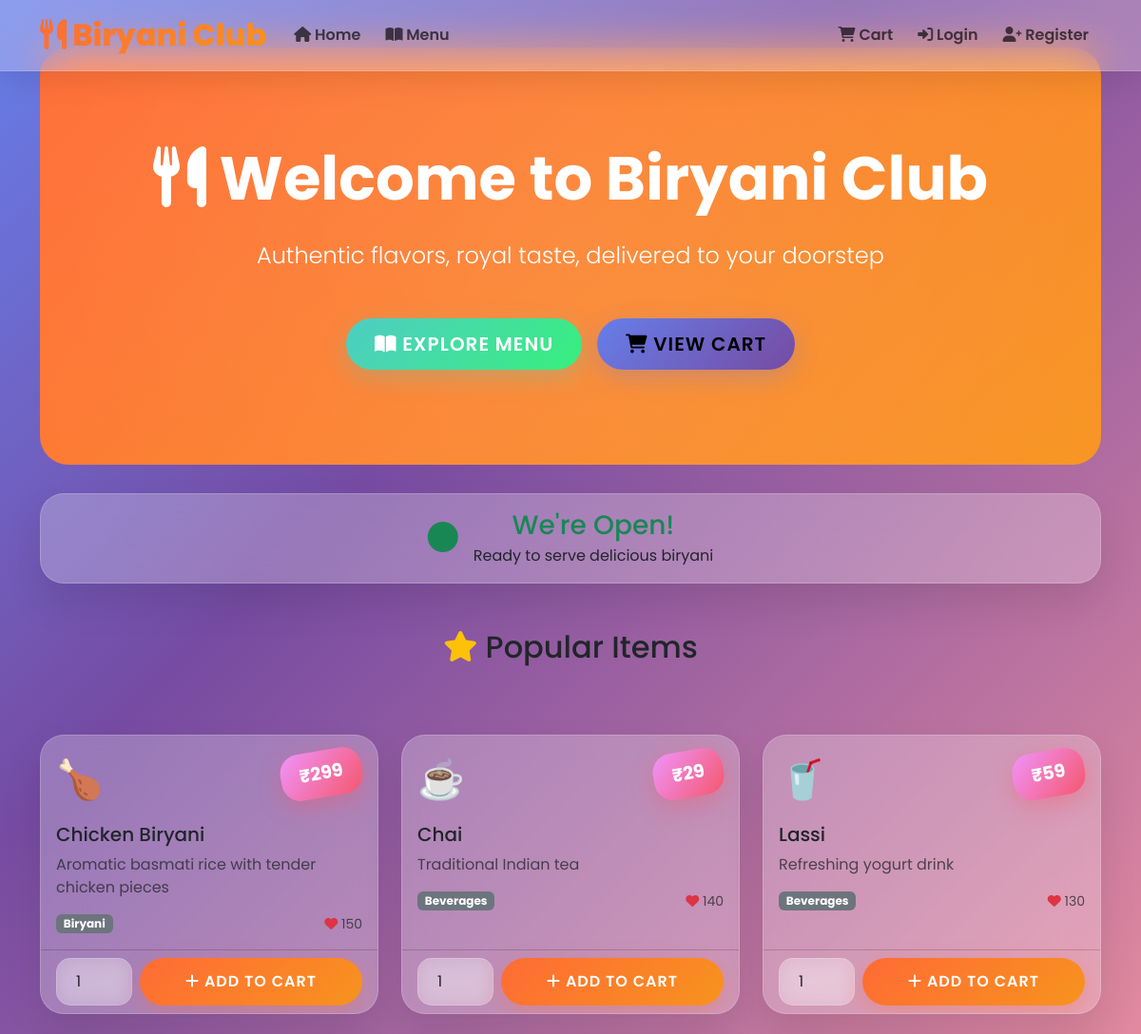
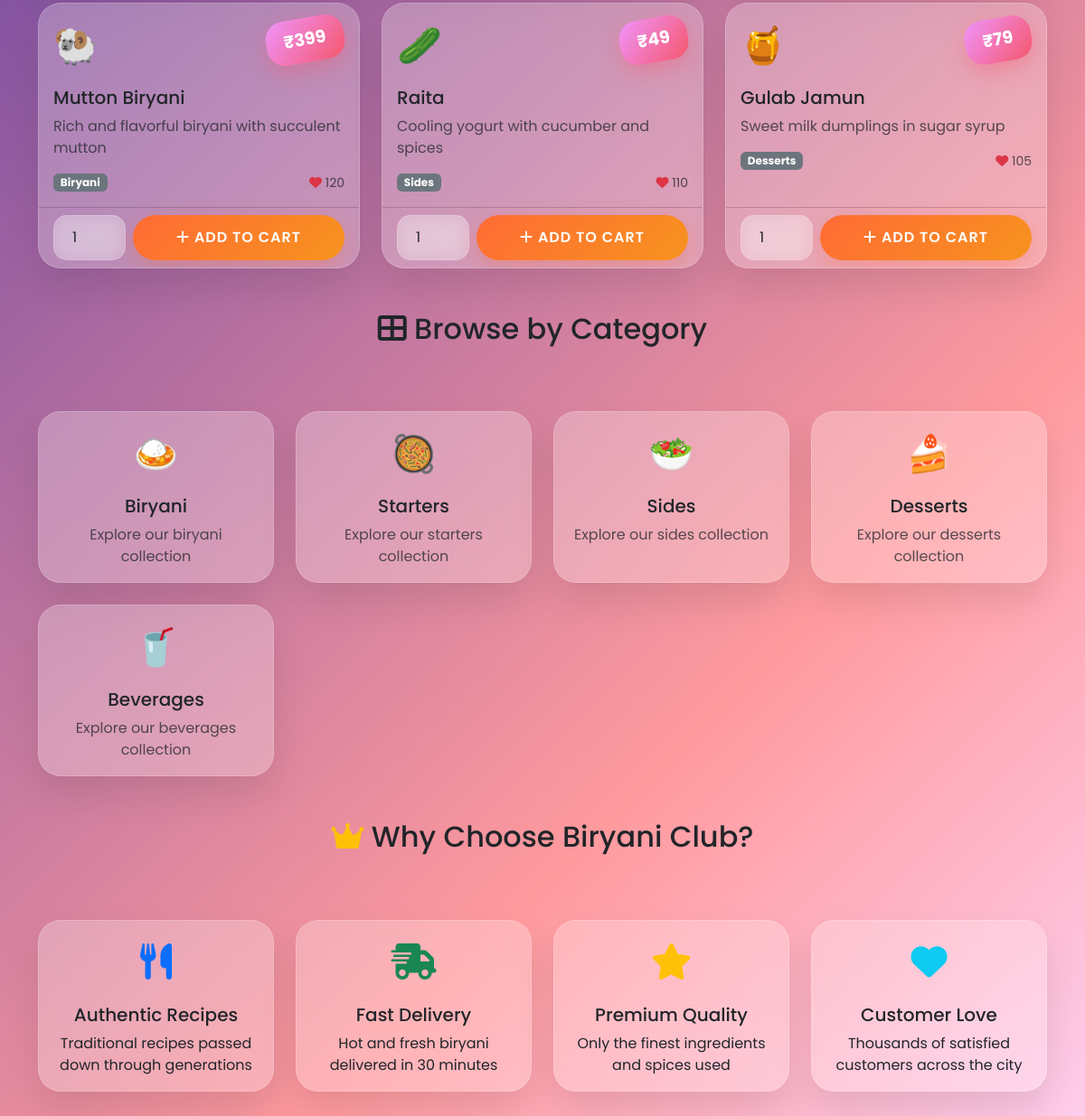
The page / on the database its author committed (2 pictures, top to bottom).
### models.py (models this page shows, shortened)
class MenuItem(db.Model):
    id = db.Column(db.Integer, primary_key=True)
    name = db.Column(db.String(100), unique=True, nullable=False)
    category = db.Column(db.String(50), nullable=False)
    price = db.Column(db.Float, nullable=False)
    description = db.Column(db.Text)
    emoji = db.Column(db.String(10))
    in_stock = db.Column(db.Boolean, default=True)
    created_at = db.Column(db.DateTime, default=datetime.utcnow)
    popularity = db.Column(db.Integer, default=0)

### routes.py (the view)
@app.route('/')
def home():
    menu_items = MenuItem.query.filter_by(in_stock=True).order_by(MenuItem.popularity.desc()).limit(6).all()
    categories = db.session.query(MenuItem.category).distinct().all()
    categories = [cat[0] for cat in categories]
    return render_template('home.html',
                         title='Biryani Club - Authentic Flavors',
                         menu_items=menu_items,
                         categories=categories,
                         store_open=store_status['open'])

### routes.py (called while the page is built)
@app.context_processor
def inject_current_user():
    def get_current_user():
        if 'user_id' in session:
            return User.query.get(session['user_id'])
        return None
    return dict(get_current_user=get_current_user)

@app.after_request
def apply_security_headers(response):
    response.headers['X-Content-Type-Options'] = 'nosniff'
    response.headers['X-Frame-Options'] = 'SAMEORIGIN'
    response.headers['Content-Security-Policy'] = "default-src 'self'; script-src 'self' 'unsafe-inline' https://cdn.jsdelivr.net https://cdnjs.cloudflare.com; style-src 'self' 'unsafe-inline' https://cdn.jsdelivr.net https://fonts.googleapis.com; font-src 'self' https://fonts.gstatic.com; img-src 'self' data:;"
    return response

### templates/home.html (shortened to what this page needs)
{% extends "base.html" %}
{% block content %}
<div class="container">
    <div class="hero-section text-center">
        <div class="position-relative">
            <h1 class="display-3 fw-bold mb-4">
                <i class="fas fa-utensils"></i> Welcome to Biryani Club
            </h1>
            <p class="lead fs-4 mb-5">Authentic flavors, royal taste, delivered to your doorstep</p>
            {% if store_open %}
                <div class="d-flex justify-content-center gap-3 flex-wrap">
                    <a href="{{ url_for('menu') }}" class="btn btn-success btn-lg">
                        <i class="fas fa-book-open"></i> Explore Menu
                    </a>
                    <a href="{{ url_for('cart') }}" class="btn btn-info btn-lg">
                        <i class="fas fa-shopping-cart"></i> View Cart
                    </a>
                </div>
            {% else %}
                <div class="alert alert-warning d-inline-block">
                    <i class="fas fa-clock"></i> We're currently closed. Please check back later!
                </div>
            {% endif %}
        </div>
    </div>
    <div class="row mb-5">
        <div class="col-12">
            <div class="card text-center">
                <div class="card-body">
                    <div class="d-flex justify-content-center align-items-center gap-3">
                        {% if store_open %}
                            <div class="text-success">
                                <i class="fas fa-circle fa-2x"></i>
                            </div>
                            <div>
                                <h3 class="card-title text-success mb-1">We're Open!</h3>
                                <p class="card-text">Ready to serve delicious biryani</p>
                            </div>
                        {% endif %}
                    </div>
                </div>
            </div>
        </div>
    </div>
    {% if menu_items %}
    <div class="row mb-5">
        <div class="col-12">
            <h2 class="text-center mb-4">
                <i class="fas fa-star text-warning"></i> Popular Items
            </h2>
        </div>
    </div>
    <div class="row g-4 mb-5">
        {% for item in menu_items %}
        <div class="col-md-6 col-lg-4">
            <div class="card h-100">
                <div class="card-body">
                    <div class="d-flex justify-content-between align-items-start mb-3">
                        <div class="fs-1">{{ item.emoji or '🍽️' }}</div>
                        <div class="price-tag">₹{{ "%.0f"|format(item.price) }}</div>
                    </div>
                    <h5 class="card-title">{{ item.name }}</h5>
                    <p class="card-text text-muted">{{ item.description or 'Delicious ' + item.name }}</p>
                    <div class="d-flex justify-content-between align-items-center">
                        <span class="badge bg-secondary">{{ item.category }}</span>
                        <span class="text-muted small">
                            <i class="fas fa-heart text-danger"></i> {{ item.popularity }}
                        </span>
                    </div>
                </div>
                {% if store_open %}
                <div class="card-footer bg-transparent">
                    <form action="{{ url_for('add_to_cart') }}" method="POST" class="d-flex gap-2">
                        <input type="number" name="quantity" value="1" min="1" max="10" class="form-control" style="width: 80px;">
                        <button type="submit" class="btn btn-primary flex-grow-1">
                            <i class="fas fa-plus"></i> Add to Cart
                        </button>
                    </form>
                </div>
                {% endif %}
            </div>
        </div>
        {% endfor %}
    </div>
    {% endif %}
    {% if categories %}
    <div class="row mb-5">
        <div class="col-12">
            <h2 class="text-center mb-4">
                <i class="fas fa-th-large"></i> Browse by Category
            </h2>
        </div>
    </div>
    <div class="row g-4 mb-5">
        {% for category in categories %}
        <div class="col-md-6 col-lg-3">
            <a href="{{ url_for('menu', category=category) }}" class="text-decoration-none">
                <div class="card text-center h-100">
                    <div class="card-body">
                        <div class="fs-1 mb-3">
                            {% if category == 'Biryani' %}🍛
                            {% elif category == 'Starters' %}🥘
                            {% elif category == 'Sides' %}🥗
                            {% elif category == 'Desserts' %}🍰
                            {% elif category == 'Beverages' %}🥤
                            {% else %}🍽️
                            {% endif %}
                        </div>
                        <h5 class="card-title">{{ category }}</h5>
                        <p class="card-text text-muted">Explore our {{ category.lower() }} collection</p>
                    </div>
                </div>
            </a>
        </div>
        {% endfor %}
    </div>
    {% endif %}
    <div class="row mb-5">
        <div class="col-12">
            <h2 class="text-center mb-4">
                <i class="fas fa-crown text-warning"></i> Why Choose Biryani Club?
            </h2>
        </div>
    </div>
    <div class="row g-4">
        <div class="col-md-6 col-lg-3">
            <div class="card text-center h-100">
                <div class="card-body">
                    <div class="text-primary fs-1 mb-3">
                        <i class="fas fa-utensils"></i>
                    </div>
                    <h5 class="card-title">Authentic Recipes</h5>
                    <p class="card-text">Traditional recipes passed down through generations</p>
                </div>
            </div>
        </div>
        <div class="col-md-6 col-lg-3">
            <div class="card text-center h-100">
                <div class="card-body">
                    <div class="text-success fs-1 mb-3">
                        <i class="fas fa-shipping-fast"></i>
                    </div>
                    <h5 class="card-title">Fast Delivery</h5>
                    <p class="card-text">Hot and fresh biryani delivered in 30 minutes</p>
                </div>
            </div>
        </div>
        <div class="col-md-6 col-lg-3">
            <div class="card text-center h-100">
                <div class="card-body">
                    <div class="text-warning fs-1 mb-3">
                        <i class="fas fa-star"></i>
                    </div>
                    <h5 class="card-title">Premium Quality</h5>
                    <p class="card-text">Only the finest ingredients and spices used</p>
                </div>
            </div>
        </div>
        <div class="col-md-6 col-lg-3">
            <div class="card text-center h-100">
                <div class="card-body">
                    <div class="text-info fs-1 mb-3">
                        <i class="fas fa-heart"></i>
                    </div>
                    <h5 class="card-title">Customer Love</h5>
                    <p class="card-text">Thousands of satisfied customers across the city</p>
                </div>
            </div>
        </div>
    </div>
</div>
{% endblock %}

### templates/base.html (shortened to what this page needs)
<!DOCTYPE html>
<html lang="en">
<head>
    <link href="https://cdn.jsdelivr.net/npm/bootstrap@5.3.0/dist/css/bootstrap.min.css" rel="stylesheet">
    <link href="https://cdnjs.cloudflare.com/ajax/libs/font-awesome/6.0.0/css/all.min.css" rel="stylesheet">
    <link rel="stylesheet" href="https://cdn.jsdelivr.net/npm/bootstrap-icons@1.10.0/font/bootstrap-icons.css">
</head>
<body>
    <nav class="navbar navbar-expand-lg navbar-light fixed-top">
        <div class="container">
            <a class="navbar-brand" href="{{ url_for('home') }}">
                <i class="fas fa-utensils"></i> Biryani Club
            </a>
            <div class="collapse navbar-collapse" id="navbarNav">
                <ul class="navbar-nav me-auto">
                    <li class="nav-item">
                        <a class="nav-link" href="{{ url_for('home') }}">
                            <i class="fas fa-home"></i> Home
                        </a>
                    </li>
                    <li class="nav-item">
                        <a class="nav-link" href="{{ url_for('menu') }}">
                            <i class="fas fa-book-open"></i> Menu
                        </a>
                    </li>
                </ul>
                <ul class="navbar-nav">
                    <li class="nav-item">
                        <a class="nav-link position-relative" href="{{ url_for('cart') }}">
                            <i class="fas fa-shopping-cart"></i> Cart
                        </a>
                    </li>
                    {% if get_current_user() %}
                        <li class="nav-item dropdown">
                            <a class="nav-link dropdown-toggle" href="#" id="userDropdown" role="button" data-bs-toggle="dropdown">
                                <i class="fas fa-user"></i> {{ get_current_user().username }}
                                {% if get_current_user().loyalty_tier %}
                                    <span class="loyalty-badge ms-1" style="background-color: {{ get_current_user().get_tier_color() }}">
                                        {{ get_current_user().loyalty_tier.title() }}
                                    </span>
                                {% endif %}
                            </a>
                            <ul class="dropdown-menu">
                                <li><a class="dropdown-item" href="{{ url_for('profile') }}">Profile</a></li>
                                <li><a class="dropdown-item" href="{{ url_for('my_orders') }}">My Orders</a></li>
                                <li><hr class="dropdown-divider"></li>
                                <li><a class="dropdown-item" href="{{ url_for('logout') }}">Logout</a></li>
                            </ul>
                        </li>
                    {% else %}
                        <li class="nav-item">
                            <a class="nav-link" href="{{ url_for('login') }}">
                                <i class="fas fa-sign-in-alt"></i> Login
                            </a>
                        </li>
                        <li class="nav-item">
                            <a class="nav-link" href="{{ url_for('register') }}">
                                <i class="fas fa-user-plus"></i> Register
                            </a>
                        </li>
                    {% endif %}
                </ul>
            </div>
        </div>
    </nav>
    <div class="main-content">
        {% block content %}{% endblock %}
    </div>
</body>
</html>

### templates/base.html (style rules this page uses)
:root { --primary: #ff6b35; --secondary: #f7931e; --success: #4ecdc4; --info: #667eea; --warning: #f093fb; --danger: #f5576c; --dark: #2c3e50; --bronze: #cd7f32; --silver: #c0c0c0; --gold: #ffd700; --gradient-1: linear-gradient(135deg, #ff6b35 0%, #f7931e 100%); --gradient-2: linear-gradient(135deg, #4ecdc4 0%, #38ef7d 100%); --gradient-3: linear-gradient(135deg, #667eea 0%, #764ba2 100%); --gradient-4: linear-gradient(135deg, #f093fb 0%, #f5576c 100%); --gradient-5: linear-gradient(135deg, #2c3e50 0%, #3498db 100%); --glass: rgba(255, 255, 255, 0.25); --glass-border: rgba(255, 255, 255, 0.18); }
* { font-family: 'Poppins', sans-serif; margin: 0; padding: 0; box-sizing: border-box; }
body { background: linear-gradient(135deg, #667eea 0%, #764ba2 25%, #ff9a9e 75%, #fecfef 100%); background-attachment: fixed; min-height: 100vh; padding-bottom: 60px; }
.navbar { background: var(--glass) !important; backdrop-filter: blur(20px); box-shadow: 0 8px 32px rgba(0,0,0,0.1); border-bottom: 1px solid var(--glass-border); }
.navbar-brand { background: var(--gradient-1); -webkit-background-clip: text; -webkit-text-fill-color: transparent; font-weight: 800; font-size: 2rem; }
.nav-link { font-weight: 600; transition: all 0.3s ease; border-radius: 10px; margin: 0 5px; }
.card { border: none; border-radius: 25px; box-shadow: 0 20px 40px rgba(0,0,0,0.1); transition: all 0.4s ease; background: var(--glass); backdrop-filter: blur(20px); overflow: hidden; border: 1px solid var(--glass-border); }
.btn { border-radius: 50px; padding: 12px 30px; font-weight: 600; text-transform: uppercase; letter-spacing: 1px; transition: all 0.3s ease; border: none; position: relative; overflow: hidden; }
.btn::before { content: ''; position: absolute; top: 0; left: -100%; width: 100%; height: 100%; background: linear-gradient(90deg, transparent, rgba(255,255,255,0.2), transparent); transition: left 0.5s; }
.btn-primary { background: var(--gradient-1); box-shadow: 0 8px 25px rgba(255, 107, 53, 0.3); }
.btn-success { background: var(--gradient-2); box-shadow: 0 8px 25px rgba(78, 205, 196, 0.3); }
.btn-info { background: var(--gradient-3); box-shadow: 0 8px 25px rgba(102, 126, 234, 0.3); }
.hero-section { background: var(--gradient-1); color: white; border-radius: 30px; padding: 100px 50px; margin: 30px 0; position: relative; overflow: hidden; }
.hero-section::before { content: ''; position: absolute; top: -50%; right: -50%; width: 200%; height: 200%; background: radial-gradient(circle, rgba(255,255,255,0.1) 0%, transparent 70%); animation: heroFloat 6s ease-in-out infinite; }
.price-tag { background: var(--gradient-4); color: white; border-radius: 20px; padding: 10px 20px; font-weight: bold; font-size: 1.2rem; display: inline-block; transform: rotate(-10deg); box-shadow: 0 8px 25px rgba(245, 87, 108, 0.4); }
.form-control, .form-select { border-radius: 15px; border: 1px solid var(--glass-border); background: var(--glass); backdrop-filter: blur(10px); padding: 12px 20px; }
.main-content { padding-top: 20px; min-height: calc(100vh - 120px); }

### rows shown on the page
MenuItem: emoji "🍗", price "299", name "Chicken Biryani", description "Aromatic basmati rice with tender chicken pieces", category "Biryani", popularity "150"
MenuItem: emoji "☕", price "29", name "Chai", description "Traditional Indian tea", category "Beverages", popularity "140"
MenuItem: emoji "🥤", price "59", name "Lassi", description "Refreshing yogurt drink", category "Beverages", popularity "130"
MenuItem: emoji "🐏", price "399", name "Mutton Biryani", description "Rich and flavorful biryani with succulent mutton", category "Biryani", popularity "120"
MenuItem: emoji "🥒", price "49", name "Raita", description "Cooling yogurt with cucumber and spices", category "Sides", popularity "110"
MenuItem: emoji "🍯", price "79", name "Gulab Jamun", description "Sweet milk dumplings in sugar syrup", category "Desserts", popularity "105"

### other values the page prints
{{ category }} "Biryani" "Starters" "Sides" "Desserts" "Beverages"
{{ category.lower() }} "biryani" "starters" "sides" "desserts" "beverages"
